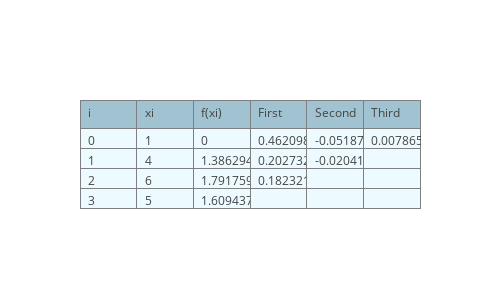
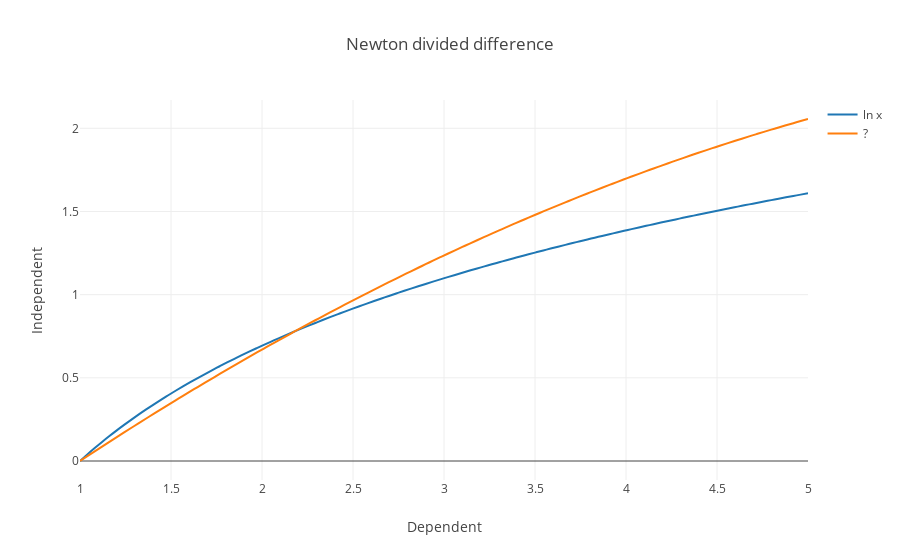

Notebook code cell kept with these figures, in order:
### Code cell
#independent_variables = [1, 2, 3, 4]
#independent_variables[slice(0, -1)]
X = [5, 6, 4, 1]
b = []



columns = []
fill_newton_divided_difference_table(columns)
for i in range(0, len(columns)): 
    b.append((columns[i])[0])
b = b[slice(2, len(b))]

g1_x = np.linspace(1, 5, 100)
g1_y = func(g1_x)

g2_x = np.linspace(1, 5, 100)
g2_y = second_order_function(b, g1_x, 1, 6)


show_plot("Newton divided difference", "Independent", "Dependent", g1_x, g1_y, g2_x, g2_y)
